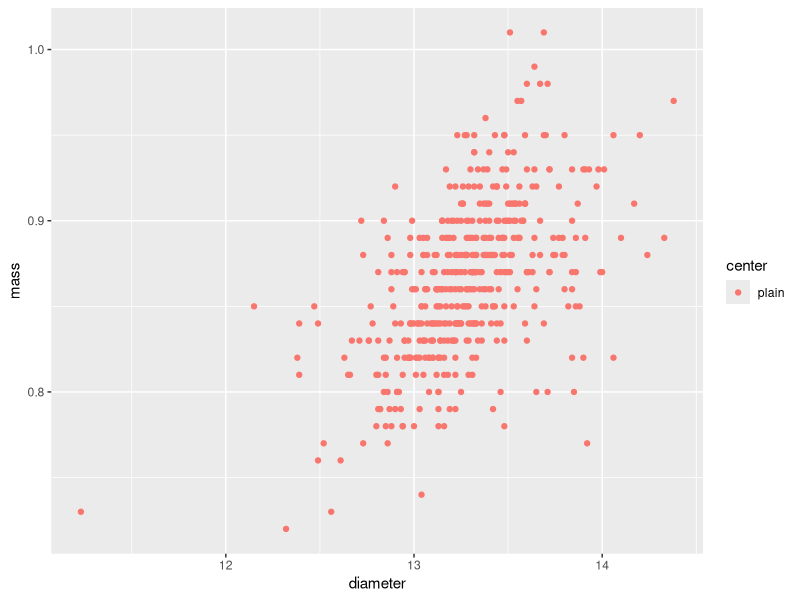

This figure's R source:
## ---- chunk 1
library(tidyverse)
library(readxl)
## ---- chunk 2
mm.df <- read_csv("data/mms.csv")
head(mm.df)
## ---- chunk 3
mm.df %>% 
  filter(center=="plain") %>% 
  ggplot(aes(diameter, mass, color = center)) +
  geom_point()
